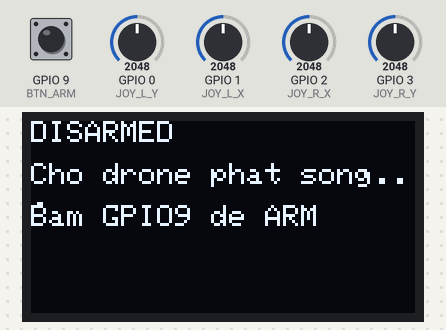
Bench run of a sketch on a simulated ESP32-C3. Parts: 128×64 one-colour display. The test bench sets the inputs (shaded band); at power-on: GPIO 9 (BTN_ARM) HIGH, GPIO 0 (JOY_L_Y) = 2048, GPIO 1 (JOY_L_X) = 2048, GPIO 2 (JOY_R_X) = 2048, GPIO 3 (JOY_R_Y) = 2048. What the sketch prints to the serial monitor is not drawn.

Above: at 0.4 s.
At 2.5 s:
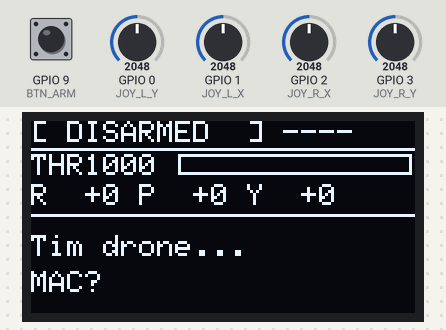
2.6 s: GPIO 9 (BTN_ARM) pulled LOW for 0.15 s
At 2.78 s:
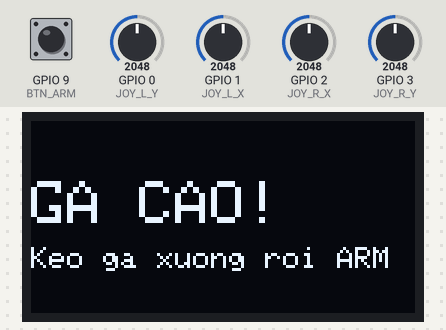
4.3 s: GPIO 9 (BTN_ARM) pulled LOW for 3.2 s
Timing chart, 0 to 7.3 s (numbered marks = the images above; inputs shaded):
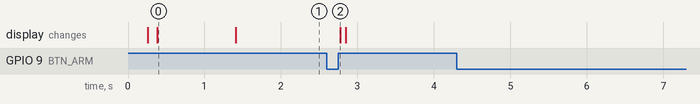

Measured:
- after the input at 2.6 s, the display: changes after 0.18 s (image 2)
- what the display in image 0 shows lasts 1.0 s, from 0.4 s to 1.4 s

The sketch:

taycam_c3.ino
```cpp
/*
 * ================================================================
 *  TAY CAM DRONE V3.0 — ESP32-C3
 *  Dựa trên kết quả test thực tế (tayxin_test.ino):
 *
 *  JOYSTICK (đã xác nhận đúng chiều):
 *    GPIO 0  → Joystick Trái Y  (Throttle — Lên/Xuống)
 *    GPIO 1  → Joystick Trái X  (Yaw — Trái/Phải)
 *    GPIO 2  → Joystick Phải X  (Roll — Trái/Phải)
 *    GPIO 3  → Joystick Phải Y  (Pitch — Lên/Xuống, đảo ngược)
 *
 *  NÚT BẤM (chỉ 1 nút hoạt động):
 *    GPIO 9  → BTN_ARM: Bấm 1 lần = ARM, bấm lần nữa = DISARM
 *
 *  OLED:
 *    GPIO 5  → SDA
 *    GPIO 6  → SCL
 *
 *  DRONE MAC: Để {0xFF,...} → tay cầm TỰ ĐỘNG bắt MAC từ telemetry
 * ================================================================
 */

#include <esp_now.h>
#include <WiFi.h>
#include <Wire.h>
#include <Adafruit_GFX.h>
#include <Adafruit_SSD1306.h>

// ================================================================
// DRONE MAC — để 0xFF sẽ tự động học từ telemetry
// ================================================================
uint8_t DRONE_MAC[6] = {0xFF, 0xFF, 0xFF, 0xFF, 0xFF, 0xFF};
#define ESPNOW_CHANNEL 1

// ================================================================
// STRUCT — khớp 100% với drone_main.ino
// ================================================================
typedef struct __attribute__((packed)) {
  int  lx, ly, rx, ry;
  bool lock;
  int  throttle;
} struct_command;

typedef struct __attribute__((packed)) {
  bool    mpu;
  bool    baro;
  bool    gps;
  bool    mag;
  int16_t pitch_val;
  int16_t roll_val;
  float   altitude;
  int     sats;
  bool    isReady;
  int     m1, m2, m3, m4;
  int     heading;
} struct_status;

// ================================================================
// CHÂN PIN (đã xác nhận bằng test)
// ================================================================
#define JOY_L_Y   0   // Throttle (lên/xuống tay trái)
#define JOY_L_X   1   // Yaw      (trái/phải tay trái)
#define JOY_R_X   2   // Roll     (trái/phải tay phải)
#define JOY_R_Y   3   // Pitch    (lên/xuống tay phải)

#define BTN_ARM   9   // Nút duy nhất: toggle ARM/DISARM

#define I2C_SDA   5
#define I2C_SCL   6

// ================================================================
// OLED
// ================================================================
#define OLED_W    128
#define OLED_H     64
#define OLED_ADDR  0x3C
Adafruit_SSD1306 oled(OLED_W, OLED_H, &Wire, -1);
bool oledOK = false;

// ================================================================
// JOYSTICK CALIBRATION (từ kết quả test)
// ================================================================
#define JOY_LOW       80
#define JOY_CENTER  2048
#define JOY_HIGH    4010
#define JOY_DEADZONE 200   // Vùng chết đã test

// Chiều đúng (đã xác nhận):
#define INV_YAW    false   // Joystick trái X → Yaw
#define INV_THR    false   // Joystick trái Y → Throttle
#define INV_ROLL   false   // Joystick phải X → Roll
#define INV_PITCH  false   // [V5.3 FIX] Đổi true→false: đẩy lên=tiến, kéo về=lùi

// Throttle: xuống = 1000, lên = 2000
// Ngưỡng ga thấp để ARM (kéo cần xuống dưới mức này mới ARM được)
#define THR_ARM_THRESHOLD 1100

// ================================================================
// STATE
// ================================================================
bool isArmed = false;           // false=LOCKED, true=ARMED

struct_command cmd;
struct_status  fb;
bool           fbUpdated  = false;
bool           espNowOK   = false;
unsigned long  lastRecvMs = 0;
unsigned long  lastSendMs = 0;
#define SEND_INTERVAL_MS  20    // 50Hz
#define LINK_TIMEOUT_MS 1500

// Debounce nút GPIO9
bool          prevBtn     = false;
unsigned long btnPressMs  = 0;
bool          btnHandled  = false;
#define BTN_DEBOUNCE_MS  50

// ================================================================
// MAP JOYSTICK
// ================================================================
int mapJoystick(int raw, bool invert) {
  int c = raw - JOY_CENTER;
  if (abs(c) < JOY_DEADZONE) c = 0;
  int us;
  if (c >= 0) {
    us = 1500 + (int)((long)c * 500 / (JOY_HIGH - JOY_CENTER));
  } else {
    us = 1500 + (int)((long)c * 500 / (JOY_CENTER - JOY_LOW));
  }
  us = constrain(us, 1000, 2000);
  return invert ? (3000 - us) : us;
}

int mapThrottle(int raw, bool invert) {
  int us = (int)map((long)raw, JOY_LOW, JOY_HIGH, 1000, 2000);
  us = constrain(us, 1000, 2000);
  return invert ? (3000 - us) : us;
}

// ================================================================
// ESP-NOW CALLBACKS
// ================================================================
void onDataRecv(const esp_now_recv_info_t *info, const uint8_t *data, int len) {
  if (len != sizeof(struct_status)) return;
  memcpy(&fb, data, sizeof(fb));
  fbUpdated  = true;
  lastRecvMs = millis();

  // TỰ ĐỘNG HỌC MAC DRONE từ gói telemetry đầu tiên
  if (DRONE_MAC[0] == 0xFF) {
    memcpy(DRONE_MAC, info->src_addr, 6);
    esp_now_peer_info_t peer = {};
    memcpy(peer.peer_addr, DRONE_MAC, 6);
    peer.channel = ESPNOW_CHANNEL;
    peer.ifidx   = WIFI_IF_STA;
    peer.encrypt = false;
    if (esp_now_add_peer(&peer) == ESP_OK) {
      espNowOK = true;
      Serial.printf("\n[AUTO-MAC] Bat duoc MAC drone: %02X:%02X:%02X:%02X:%02X:%02X\n\n",
        DRONE_MAC[0], DRONE_MAC[1], DRONE_MAC[2],
        DRONE_MAC[3], DRONE_MAC[4], DRONE_MAC[5]);
    }
  }
}

void onDataSent(const wifi_tx_info_t *info, esp_now_send_status_t st) {
  (void)info; (void)st;
}

// ================================================================
// OLED
// ================================================================
void updateOLED() {
  if (!oledOK) return;
  bool linked = (lastRecvMs > 0) && (millis() - lastRecvMs < LINK_TIMEOUT_MS);

  oled.clearDisplay();
  oled.setTextSize(1);
  oled.setTextColor(SSD1306_WHITE);

  // Dòng 1: Trạng thái ARM + LINK
  oled.setCursor(0, 0);
  if (isArmed) {
    oled.print("[** ARMED **]");
  } else {
    oled.print("[ DISARMED  ]");
  }
  oled.setCursor(84, 0);
  oled.print(linked ? "LINK" : "----");

  oled.drawLine(0, 9, OLED_W, 9, SSD1306_WHITE);

  // Dòng 2: Throttle bar
  oled.setCursor(0, 11);
  oled.printf("THR%4d", cmd.throttle);
  int barW = map(cmd.throttle, 1000, 2000, 0, 78);
  barW = constrain(barW, 0, 78);
  oled.drawRect(49, 11, 78, 7, SSD1306_WHITE);
  if (barW > 0) oled.fillRect(49, 11, barW, 7, SSD1306_WHITE);

  // Dòng 3: Roll / Pitch / Yaw
  oled.setCursor(0, 21);
  oled.printf("R%+4d P%+4d Y%+4d",
    cmd.rx - 1500, cmd.ry - 1500, cmd.lx - 1500);

  oled.drawLine(0, 31, OLED_W, 31, SSD1306_WHITE);

  // Dòng 4-6: Telemetry từ drone
  oled.setCursor(0, 33);
  if (linked) {
    oled.printf("ALT%5.1fm", fb.altitude);
    oled.setCursor(0, 43);
    oled.printf("M1%4d M2%4d", fb.m1, fb.m2);
    oled.setCursor(0, 53);
    oled.printf("M3%4d M4%4d", fb.m3, fb.m4);
  } else {
    oled.setCursor(0, 38);
    if (espNowOK) {
      oled.println("Cho drone...");
    } else {
      oled.println("Tim drone...");
      oled.setCursor(0, 50);
      oled.printf("MAC?");
    }
  }

  oled.display();
}

// ================================================================
// SETUP
// ================================================================
void setup() {
  Serial.begin(115200);
  delay(200);
  Serial.println("\n[BOOT] Tay Cam V3.0 — ESP32-C3");
  Serial.println("[BOOT] 1 nut GPIO9: bam = ARM/DISARM toggle");

  // Nút
  pinMode(BTN_ARM, INPUT_PULLUP);

  // ADC
  analogSetAttenuation(ADC_11db);

  // OLED
  Wire.begin(I2C_SDA, I2C_SCL);
  oledOK = oled.begin(SSD1306_SWITCHCAPVCC, OLED_ADDR);
  if (oledOK) {
    oled.clearDisplay();
    oled.setTextSize(1); oled.setTextColor(SSD1306_WHITE);
    oled.setCursor(0,  0); oled.println("TAY CAM V3.0");
    oled.setCursor(0, 12); oled.println("ESP32-C3");
    oled.setCursor(0, 24); oled.println("Khoi dong ESP-NOW...");
    oled.display();
  }

  // WiFi STA cho ESP-NOW
  WiFi.mode(WIFI_STA);
  WiFi.disconnect();
  WiFi.setChannel(ESPNOW_CHANNEL);
  delay(100);
  Serial.printf("[WIFI] MAC: %s | CH: %d\n", WiFi.macAddress().c_str(), ESPNOW_CHANNEL);

  // ESP-NOW
  if (esp_now_init() != ESP_OK) {
    Serial.println("[ERR] ESP-NOW INIT THAT BAI!");
    if (oledOK) {
      oled.clearDisplay();
      oled.setCursor(0, 10); oled.println("ESP-NOW FAIL!");
      oled.display();
    }
    while (1) delay(1000);
  }

  esp_now_register_recv_cb(onDataRecv);
  esp_now_register_send_cb(onDataSent);

  // Khởi tạo cmd an toàn
  cmd.lx       = 1500;
  cmd.ly       = 1000;
  cmd.rx       = 1500;
  cmd.ry       = 1500;
  cmd.lock     = true;
  cmd.throttle = 1000;
  isArmed      = false;

  if (oledOK) {
    oled.clearDisplay();
    oled.setCursor(0,  0); oled.println("DISARMED");
    oled.setCursor(0, 14); oled.println("Cho drone phat song...");
    oled.setCursor(0, 28); oled.println("Bam GPIO9 de ARM");
    oled.display();
    delay(1000);
  }

  Serial.println("[OK] San sang! Bam GPIO9 de ARM, bam lai de DISARM");
  lastSendMs = millis();
}

// ================================================================
// LOOP — 50Hz
// ================================================================
void loop() {
  unsigned long now = millis();

  // ── 1. Đọc joystick ────────────────────────────────
  int raw_lx = analogRead(JOY_L_X);  // GPIO1 — Yaw
  int raw_ly = analogRead(JOY_L_Y);  // GPIO0 — Throttle
  int raw_rx = analogRead(JOY_R_X);  // GPIO2 — Roll
  int raw_ry = analogRead(JOY_R_Y);  // GPIO3 — Pitch

  int joyLX  = mapJoystick(raw_lx, INV_YAW);
  int joyLY  = mapThrottle(raw_ly, INV_THR);  // Throttle: map thẳng
  int joyRX  = mapJoystick(raw_rx, INV_ROLL);
  int joyRY  = mapJoystick(raw_ry, INV_PITCH);

  // ── 2. Đọc nút GPIO9 (debounce) ────────────────────
  bool btn = !digitalRead(BTN_ARM);  // LOW khi bấm (PULLUP)

  // Phát hiện cạnh lên (nhả ra)
  if (btn && !prevBtn) {
    btnPressMs = now;
    btnHandled = false;
  }
  if (!btn && prevBtn && !btnHandled) {
    // Nhả ra sau debounce → toggle ARM/DISARM
    if (now - btnPressMs >= BTN_DEBOUNCE_MS) {
      btnHandled = true;
      if (!isArmed) {
        // Muốn ARM: kiểm tra ga phải thấp
        if (joyLY < THR_ARM_THRESHOLD) {
          isArmed = true;
          Serial.println("[RC] --> ARMED! Bay duoc!");
        } else {
          Serial.printf("[RC] ARM TU CHOI: ga qua cao! joyLY=%d (can < %d)\n",
            joyLY, THR_ARM_THRESHOLD);
          // Nhấp OLED cảnh báo
          if (oledOK) {
            oled.clearDisplay();
            oled.setCursor(0, 20); oled.setTextSize(2);
            oled.println("GA CAO!");
            oled.setTextSize(1);
            oled.setCursor(0, 42); oled.println("Keo ga xuong roi ARM");
            oled.display();
          }
        }
      } else {
        // DISARM
        isArmed = false;
        Serial.println("[RC] --> DISARMED!");
      }
    }
  }
  prevBtn = btn;

  // ── 3. Build gói lệnh ──────────────────────────────
  if (isArmed) {
    cmd.lock     = false;
    cmd.throttle = joyLY;
    cmd.lx       = joyLX;
    cmd.ly       = joyLY;
    cmd.rx       = joyRX;
    cmd.ry       = joyRY;
  } else {
    // DISARMED: lock=true, tất cả về safe
    cmd.lock     = true;
    cmd.throttle = 1000;
    cmd.lx       = 1500;
    cmd.ly       = 1000;
    cmd.rx       = 1500;
    cmd.ry       = 1500;
  }

  // ── 4. Gửi ESP-NOW 50Hz (chỉ khi biết MAC drone) ──
  if (now - lastSendMs >= SEND_INTERVAL_MS) {
    lastSendMs = now;
    if (espNowOK) {
      esp_now_send(DRONE_MAC, (uint8_t*)&cmd, sizeof(cmd));
    }
  }

  // ── 5. Cập nhật OLED 100ms ─────────────────────────
  static unsigned long lastOLED = 0;
  if (now - lastOLED >= 100) {
    lastOLED = now;
    updateOLED();
  }

  // ── 6. Serial debug 1s ─────────────────────────────
  static unsigned long lastDbg = 0;
  if (now - lastDbg >= 1000) {
    lastDbg = now;
    bool linked = (lastRecvMs > 0) && (now - lastRecvMs < LINK_TIMEOUT_MS);
    Serial.printf("[RC] %s | lock=%d thr=%d rx=%d ry=%d lx=%d | joyLY=%d | Link=%s\n",
      isArmed ? "ARMED " : "DISARM",
      cmd.lock, cmd.throttle, cmd.rx, cmd.ry, cmd.lx, joyLY,
      linked ? "OK" : "NO");
    if (linked) {
      Serial.printf("     Drone: ARMED=%d ALT=%.1fm M1=%d M2=%d M3=%d M4=%d\n",
        fb.isReady, fb.altitude, fb.m1, fb.m2, fb.m3, fb.m4);
    }
  }

  delay(5); // ~200Hz max, ESP-NOW gửi 50Hz
}
```
